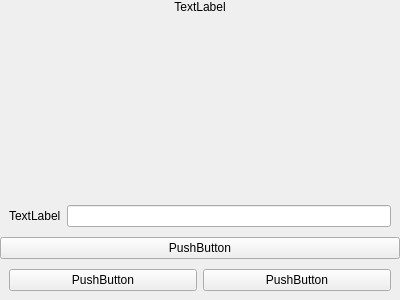
<?xml version="1.0" encoding="UTF-8"?>
<ui version="4.0">
 <class>CdevTypeEdit</class>
 <widget class="QWidget" name="CdevTypeEdit">
  <property name="geometry">
   <rect>
    <x>0</x>
    <y>0</y>
    <width>400</width>
    <height>300</height>
   </rect>
  </property>
  <property name="windowTitle">
   <string>CdevTypeEdit</string>
  </property>
  <layout class="QGridLayout" name="gridLayout_3">
   <property name="margin">
    <number>0</number>
   </property>
   <item row="0" column="0">
    <widget class="QWidget" name="widget_main" native="true">
     <layout class="QGridLayout" name="gridLayout_2">
      <property name="leftMargin">
       <number>0</number>
      </property>
      <property name="topMargin">
       <number>0</number>
      </property>
      <property name="rightMargin">
       <number>0</number>
      </property>
      <property name="bottomMargin">
       <number>9</number>
      </property>
      <item row="2" column="0">
       <layout class="QVBoxLayout" name="verticalLayout">
        <property name="spacing">
         <number>10</number>
        </property>
        <item>
         <layout class="QHBoxLayout" name="horizontalLayout">
          <property name="leftMargin">
           <number>9</number>
          </property>
          <property name="rightMargin">
           <number>9</number>
          </property>
          <item>
           <widget class="QLabel" name="label_name">
            <property name="text">
             <string>TextLabel</string>
            </property>
           </widget>
          </item>
          <item>
           <widget class="QLineEdit" name="lineEdit_name">
            <property name="alignment">
             <set>Qt::AlignLeading|Qt::AlignLeft|Qt::AlignVCenter</set>
            </property>
           </widget>
          </item>
         </layout>
        </item>
        <item>
         <widget class="QPushButton" name="btnPicture">
          <property name="text">
           <string>PushButton</string>
          </property>
         </widget>
        </item>
        <item>
         <layout class="QHBoxLayout" name="horizontalLayout_2">
          <property name="leftMargin">
           <number>9</number>
          </property>
          <property name="rightMargin">
           <number>9</number>
          </property>
          <item>
           <widget class="QPushButton" name="btnAffirm">
            <property name="text">
             <string>PushButton</string>
            </property>
           </widget>
          </item>
          <item>
           <widget class="QPushButton" name="btnCancel">
            <property name="text">
             <string>PushButton</string>
            </property>
           </widget>
          </item>
         </layout>
        </item>
       </layout>
      </item>
      <item row="0" column="0">
       <widget class="QWidget" name="widget_top" native="true">
        <layout class="QGridLayout" name="gridLayout">
         <property name="margin">
          <number>0</number>
         </property>
         <item row="0" column="0">
          <widget class="QLabel" name="label_title">
           <property name="text">
            <string>TextLabel</string>
           </property>
           <property name="alignment">
            <set>Qt::AlignCenter</set>
           </property>
          </widget>
         </item>
        </layout>
       </widget>
      </item>
      <item row="1" column="0">
       <spacer name="verticalSpacer">
        <property name="orientation">
         <enum>Qt::Vertical</enum>
        </property>
        <property name="sizeHint" stdset="0">
         <size>
          <width>20</width>
          <height>40</height>
         </size>
        </property>
       </spacer>
      </item>
     </layout>
    </widget>
   </item>
  </layout>
 </widget>
 <layoutdefault spacing="6" margin="11"/>
 <resources/>
 <connections/>
</ui>
